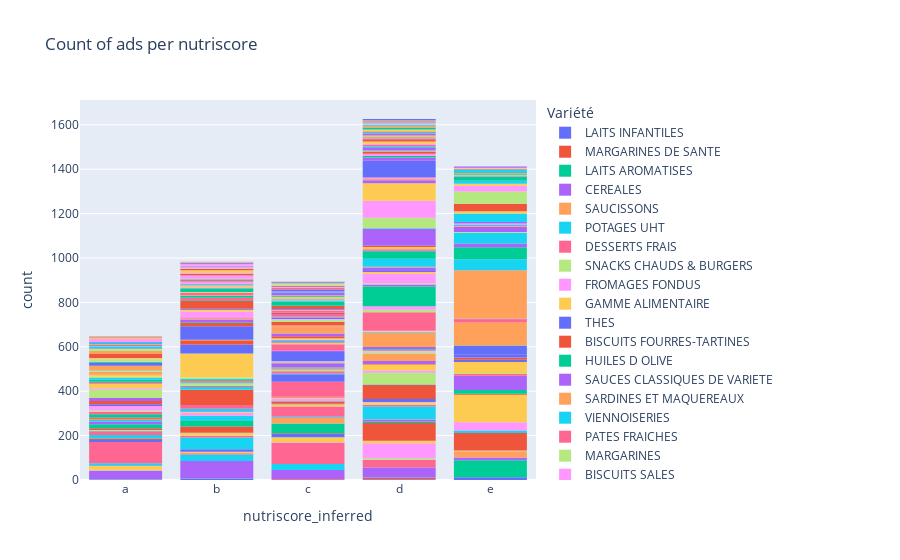

The cell this chart's notebook holds for it:
### Code cell
nutriscore_order = ['a', 'b', 'c', 'd', 'e']

fig = px.histogram(arcom_df,
            x='nutriscore_inferred',
            color='Variété', 
            title=f'Count of ads per nutriscore',
            category_orders={'nutriscore_inferred': nutriscore_order})
fig.show()
